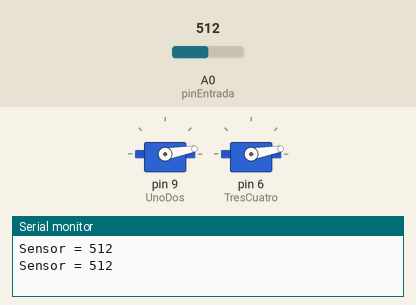
Simulated run of this sketch. Board: Arduino Uno, built with avr-gcc and run on an emulated ATmega328P. Parts: 2 × servo, the last lines printed to the serial monitor. The inputs (shaded band) are chosen by the test bench; at power-on: A0 (pinEntrada) = 512.

Above: at 1.6 s.
1.7 s: A0 (pinEntrada) set to 218
3.6 s: A0 (pinEntrada) set to 186
At 5.1 s:
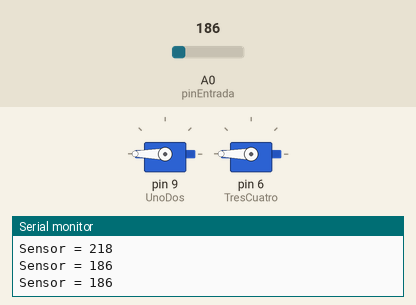
5.5 s: A0 (pinEntrada) set to 210
At 6.3 s:
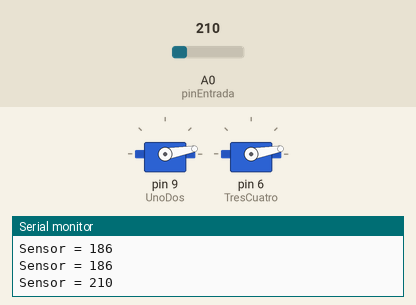
7.1 s: A0 (pinEntrada) set to 190
At 7.6 s:
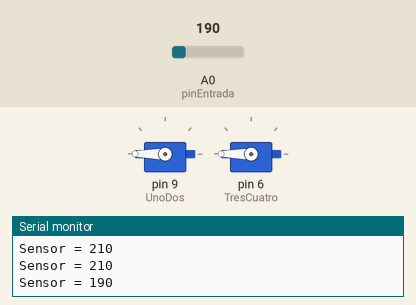
Timing chart, 0 to 9.7 s (numbered marks = the images above; inputs shaded):
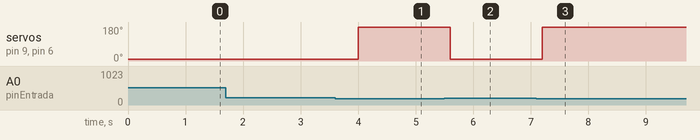

Measured:
- the behaviour switches between 201 and 200 on A0 (pinEntrada) (found by bisection; images 0 and 1)
- after the input at 3.6 s, servo on pin 9 (UnoDos), servo on pin 6 (TresCuatro): 10° → 180° after 0.40 s
- after the input at 5.5 s, servo on pin 9 (UnoDos), servo on pin 6 (TresCuatro): 180° → 10° after 0.10 s
- after the input at 7.1 s, servo on pin 9 (UnoDos), servo on pin 6 (TresCuatro): 10° → 180° after 0.10 s

The sketch:

3D_Printed_Hand.ino
```cpp
#include <Servo.h>

Servo UnoDos ;
Servo TresCuatro ;
int pinEntrada = A0;
int valorSensorBrazo = 0;

void setup() {
    UnoDos.attach(9);
    TresCuatro.attach(6);
    Serial.begin(9600);
    pinMode(pinEntrada, INPUT);
}

void loop() {

  valorSensorBrazo = analogRead(pinEntrada);
  Serial.print("Sensor = ");

  Serial.println(valorSensorBrazo);

   if (valorSensorBrazo > 200){
    UnoDos.write(10);
    TresCuatro.write(10);
    delay(800);
  } else {
    UnoDos.write(180);
    TresCuatro.write(180);
    delay(800);
  }

}
```
